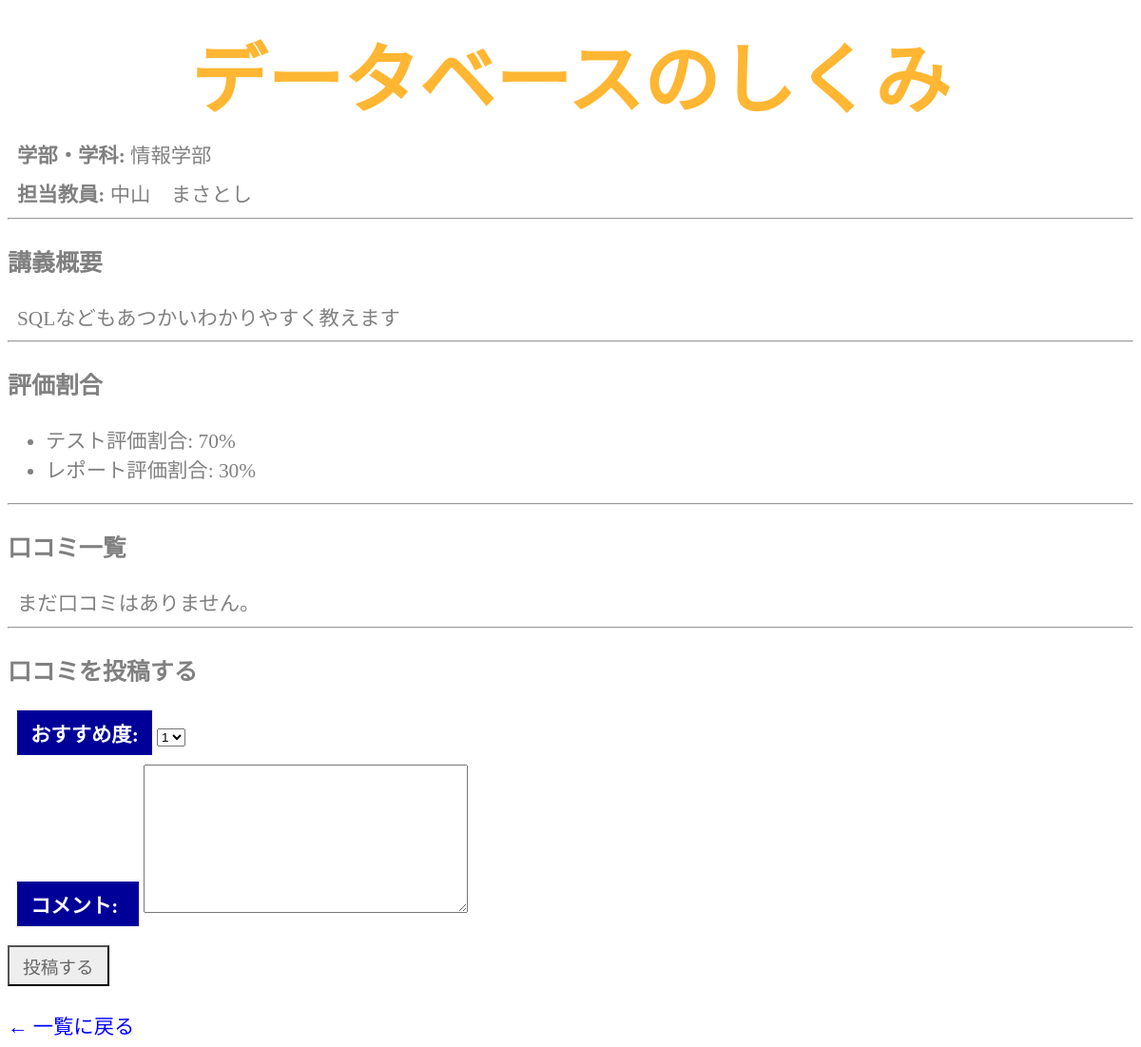
Screenshot of /syllabus/detail/3/ with the database file from the repository.
### syllabus/models.py (models this page shows, shortened)
class Course(models.Model):
    title = models.CharField(max_length=100)
    teacher = models.CharField(max_length=50)
    department = models.ForeignKey(Department, on_delete=models.CASCADE)
    description = models.TextField()
    exam_ratio = models.IntegerField()
    report_ratio = models.IntegerField()

class Department(models.Model):
    name = models.CharField(max_length=50)

### syllabus/views.py (the view)
# urls.py: path('detail/<int:id>/', views.detail, name='detail'),
def detail(request, id):
    course = get_object_or_404(Course, id=id)
    if request.method == 'POST':
        form = ReviewForm(request.POST)
        if form.is_valid():
            review = form.save(commit=False)
            review.course = course
            review.save()
            return redirect('syllabus:detail', id=course.id)
    else:
        form = ReviewForm()
    reviews = course.review_set.all().order_by('-created_at')
    context = {
        'title': '講義詳細（シラバス）',
        'course': course,
        'reviews': reviews,
        'form': form,
    }
    return render(request, 'syllabus/detail.html', context)

### syllabus/forms.py
class ReviewForm(forms.ModelForm):
    class Meta:
        model = Review
        fields = ['rating', 'comment']
        labels = {
            'rating': 'おすすめ度',
            'comment': 'コメント',
        }
        widgets = {
            'rating': forms.Select(choices=[(1, '1'), (2, '2'), (3, '3'), (4, '4'), (5, '5')])
        }

### syllabus/templates/syllabus/detail.html (shortened to what this page needs)
{% load static %}
<!doctype html>
<html lang="ja">
  <head>
    <link rel="stylesheet" type="text/css"
        href="{% static 'syllabus/css/style.css' %}" />
  </head>
  <body>
    <h1>{{ course.title }}</h1>
    <p><strong>学部・学科:</strong> {{ course.department.name }}</p>
    <p><strong>担当教員:</strong> {{ course.teacher }}</p>
    <hr>
    <h3>講義概要</h3>
    <p>{{ course.description|linebreaksbr }}</p>
    <hr>
    <h3>評価割合</h3>
    <ul>
      <li>テスト評価割合: {{ course.exam_ratio }}%</li>
      <li>レポート評価割合: {{ course.report_ratio }}%</li>
    </ul>
    <hr>
    <h3>口コミ一覧</h3>
    {% for review in reviews %}
      <div style="border: 1px solid #ccc; padding: 10px; margin-bottom: 10px;">
        <p><strong>評価 (星):</strong> {{ review.rating }} / 5</p>
        <p><strong>コメント:</strong><br>{{ review.comment|linebreaksbr }}</p>
        <p><small>投稿日時: {{ review.created_at|date:"Y-m-d H:i" }}</small></p>
      </div>
    {% empty %}
      <p>まだ口コミはありません。</p>
    {% endfor %}
    <hr>
    <h3>口コミを投稿する</h3>
    <form action="{% url 'syllabus:detail' course.id %}" method="post">
      {{ form.as_p }}
      <input type="submit" value="投稿する">
    </form>
    <br>
    <a href="{% url 'syllabus:index' %}">← 一覧に戻る</a>
  </body>
</html>

### syllabus/static/syllabus/css/style.css (style rules this page uses)
body { color: grey; font-size: 16pt; }
h1 { color: orange; opacity: 0.8; font-family: "Arial"; font-size: 60pt; margin-top: 20px; margin-bottom: 0px; text-align: center; }
p { margin: 10px; }
a { color: blue; text-decoration: none; }
label { background-color: #009; color: #fff; padding: 8px 14px; display: inline-block; min-width: 100px; font-weight: bold; }
input[type="submit"] { padding: 6px 14px; background-color: #eee; color: #666; font-size: 14pt; margin-top: 10px; cursor: pointer; }

### rows the page displays
Course: title "データベースのしくみ", department.name "情報学部", teacher "中山 まさとし", description "SQLなどもあつかいわかりやすく教えます", exam_ratio "70", report_ratio "30"
